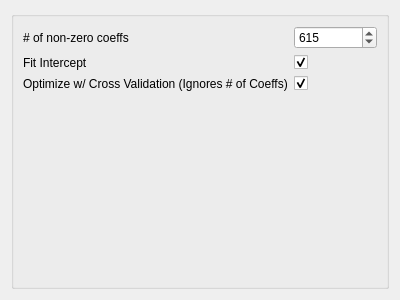
<?xml version="1.0" encoding="UTF-8"?>
<ui version="4.0">
 <class>Form</class>
 <widget class="QWidget" name="Form">
  <property name="geometry">
   <rect>
    <x>0</x>
    <y>0</y>
    <width>400</width>
    <height>300</height>
   </rect>
  </property>
  <property name="windowTitle">
   <string>Form</string>
  </property>
  <layout class="QVBoxLayout" name="verticalLayout">
   <item>
    <widget class="QGroupBox" name="groupBox">
     <layout class="QFormLayout" name="formLayout">
      <property name="fieldGrowthPolicy">
       <enum>QFormLayout::AllNonFixedFieldsGrow</enum>
      </property>
      <item row="0" column="0">
       <widget class="QLabel" name="numOfNonZeroCoeffsLabel">
        <property name="text">
         <string># of non-zero coeffs</string>
        </property>
       </widget>
      </item>
      <item row="0" column="1">
       <widget class="QSpinBox" name="numOfNonZeroCoeffsSpinBox">
        <property name="maximum">
         <number>999999999</number>
        </property>
        <property name="value">
         <number>615</number>
        </property>
       </widget>
      </item>
      <item row="1" column="0">
       <widget class="QLabel" name="fitInterceptLabel">
        <property name="text">
         <string>Fit Intercept</string>
        </property>
       </widget>
      </item>
      <item row="1" column="1">
       <widget class="QCheckBox" name="fitInterceptCheckBox">
        <property name="checked">
         <bool>true</bool>
        </property>
       </widget>
      </item>
      <item row="2" column="0">
       <widget class="QLabel" name="optimizeWCrossValidationLabel">
        <property name="text">
         <string>Optimize w/ Cross Validation (Ignores # of Coeffs)</string>
        </property>
       </widget>
      </item>
      <item row="2" column="1">
       <widget class="QCheckBox" name="optimizeWCrossValidationCheckBox">
        <property name="checked">
         <bool>true</bool>
        </property>
       </widget>
      </item>
     </layout>
    </widget>
   </item>
  </layout>
 </widget>
 <resources/>
 <connections/>
</ui>
